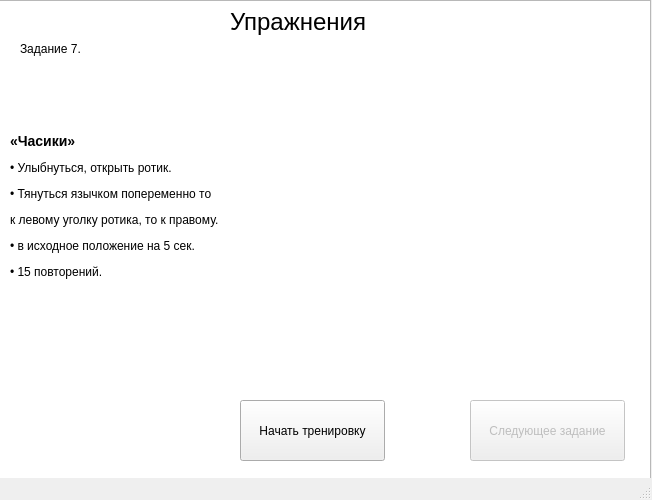
<?xml version="1.0" encoding="UTF-8"?>
<ui version="4.0">
 <class>MainWindow</class>
 <widget class="QMainWindow" name="MainWindow">
  <property name="enabled">
   <bool>true</bool>
  </property>
  <property name="geometry">
   <rect>
    <x>0</x>
    <y>0</y>
    <width>652</width>
    <height>500</height>
   </rect>
  </property>
  <property name="windowTitle">
   <string>Тренировка</string>
  </property>
  <widget class="QWidget" name="centralwidget">
   <widget class="QLabel" name="label">
    <property name="geometry">
     <rect>
      <x>230</x>
      <y>6</y>
      <width>141</width>
      <height>31</height>
     </rect>
    </property>
    <property name="font">
     <font>
      <pointsize>18</pointsize>
     </font>
    </property>
    <property name="text">
     <string>Упражнения</string>
    </property>
   </widget>
   <widget class="QListView" name="listView">
    <property name="geometry">
     <rect>
      <x>-10</x>
      <y>0</y>
      <width>661</width>
      <height>971</height>
     </rect>
    </property>
    <property name="autoScroll">
     <bool>false</bool>
    </property>
   </widget>
   <widget class="QWidget" name="horizontalLayoutWidget">
    <property name="geometry">
     <rect>
      <x>30</x>
      <y>480</y>
      <width>731</width>
      <height>80</height>
     </rect>
    </property>
    <layout class="QHBoxLayout" name="horizontalLayout"/>
   </widget>
   <widget class="QPushButton" name="pushButton">
    <property name="geometry">
     <rect>
      <x>240</x>
      <y>400</y>
      <width>145</width>
      <height>61</height>
     </rect>
    </property>
    <property name="text">
     <string>Начать тренировку</string>
    </property>
   </widget>
   <widget class="QLabel" name="label_3">
    <property name="geometry">
     <rect>
      <x>20</x>
      <y>40</y>
      <width>105</width>
      <height>17</height>
     </rect>
    </property>
    <property name="text">
     <string>Задание 7.</string>
    </property>
   </widget>
   <widget class="QWidget" name="horizontalLayoutWidget_2">
    <property name="geometry">
     <rect>
      <x>10</x>
      <y>60</y>
      <width>631</width>
      <height>293</height>
     </rect>
    </property>
    <layout class="QHBoxLayout" name="horizontalLayout_2">
     <item>
      <widget class="QLabel" name="label_4">
       <property name="text">
        <string>&lt;html&gt;&lt;head/&gt;&lt;body&gt;&lt;h3 style=&quot; margin-top:0px; margin-bottom:0px; margin-left:0px; margin-right:0px; -qt-block-indent:0; text-indent:0px; background-color:transparent;&quot;&gt;&lt;span style=&quot; font-family:'Liberation Serif,serif'; font-size:14pt; font-weight:600; background-color:transparent;&quot;&gt;«Часики&lt;/span&gt;&lt;span style=&quot; font-size:large; font-weight:600;&quot;&gt;»&lt;/span&gt;&lt;/h3&gt;&lt;p&gt;• Улыбнуться, открыть ротик.&lt;/p&gt;&lt;p&gt;• Тянуться язычком попеременно то &lt;/p&gt;&lt;p&gt;к левому уголку ротика, то к правому. &lt;/p&gt;&lt;p&gt;• в исходное положение на 5 сек. &lt;/p&gt;&lt;p&gt;• 15 повторений. &lt;/p&gt;&lt;/body&gt;&lt;/html&gt;</string>
       </property>
      </widget>
     </item>
     <item>
      <widget class="QLabel" name="label_2">
       <property name="contextMenuPolicy">
        <enum>Qt::DefaultContextMenu</enum>
       </property>
       <property name="layoutDirection">
        <enum>Qt::RightToLeft</enum>
       </property>
       <property name="text">
        <string/>
       </property>
       <property name="pixmap">
        <pixmap>train/train7.jpg</pixmap>
       </property>
      </widget>
     </item>
    </layout>
   </widget>
   <widget class="QPushButton" name="pushButton_2">
    <property name="enabled">
     <bool>false</bool>
    </property>
    <property name="geometry">
     <rect>
      <x>470</x>
      <y>400</y>
      <width>155</width>
      <height>61</height>
     </rect>
    </property>
    <property name="text">
     <string>Следующее задание</string>
    </property>
   </widget>
   <zorder>listView</zorder>
   <zorder>label</zorder>
   <zorder>horizontalLayoutWidget</zorder>
   <zorder>pushButton</zorder>
   <zorder>label_3</zorder>
   <zorder>horizontalLayoutWidget_2</zorder>
   <zorder>pushButton_2</zorder>
  </widget>
  <widget class="QStatusBar" name="statusbar"/>
 </widget>
 <resources/>
 <connections/>
</ui>
